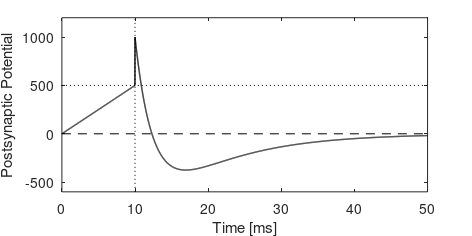

This chart was generated by the following MATLAB code:
%% figure_excitatory_postsynaptic_potential.m
% clearvars;
% close all;
% clc;

if isempty(who('save_all_figures*'))
	save_all_figures_as_pdfs = 0;
	save_all_figures_as_figs = 0;
end

tau_m = 10;
tau_s = 2.5;
theta = 500;
K1 = 2;
K2 = 4;
t_i = 10;

t = 0 : 0.01 : tau_m*5;
t_i_ind = find(t==t_i);

u = zeros(length(t),1);

u(1:t_i_ind) = 0:(500/(t_i_ind-1)):500;

for k = t_i_ind:length(t)
   u(k) = theta * (K1* exp(-(t(k)-t_i)/tau_m) ...
	   - K2*(exp(-(t(k)-t_i)/tau_m) - exp(-(t(k)-t_i)/tau_s)));
end

ymin = -600;
ymax = 1200;

fig_w = 12;
fig_h = 6;

fig_spike = figure;
set(fig_spike, 'Color', 'w');
set(fig_spike, 'Units', 'centimeters');
set(fig_spike, 'PaperUnits', 'centimeters');
set(fig_spike, 'Position', [2, 2, fig_w, fig_h]);
set(fig_spike, 'PaperPosition', [0, 0, fig_w, fig_h]);
set(fig_spike, 'PaperSize', [fig_w, fig_h]);
set(fig_spike, 'PaperPositionMode', 'manual');

plot(t, u, 'k', 'LineWidth', 1)
line(t_i*[1,1], [ymin,ymax], 'LineStyle', ':', 'Color', 'k');
line([t(1),t(end)], theta*[1,1], 'LineStyle', ':', 'Color', 'k');
line([t(1),t(end)], [0,0], 'LineStyle', '--', 'Color', 'k');

ylim([ymin, ymax]);

xlabel('Time [ms]');
ylabel('Postsynaptic Potential');

%% save figure and PDF
fig_file_name = fullfile('figures','fig_ps_postsynaptic_spike');

if save_all_figures_as_pdfs
	FT_PDF = '.pdf';
	saveas(fig_spike,[fig_file_name, FT_PDF]);
	disp(['Figure saved as: ', fig_file_name, FT_PDF]);
end
if save_all_figures_as_figs
	FT_FIG = '.fig';
	saveas(fig_spike,[fig_file_name, FT_FIG]);
	disp(['Figure saved as: ', fig_file_name, FT_FIG]);
end
